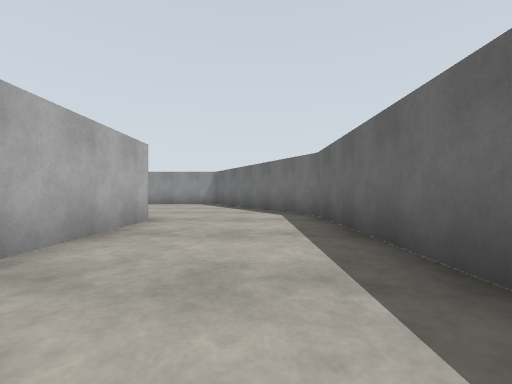
[1] (above)

24 first-person views from a walk through a world built for the Gazebo simulator. The camera is 0.94 m above the floor, looks level and sees 90° across. The floor is counted in squares, 2 m on a side. Each view is taken from the middle of a square. On the plan, view 1 faces up. The plan holds only what a view shows up to about 9 squares ahead; the rest is blank. The place goes on beyond the plan.

[2]
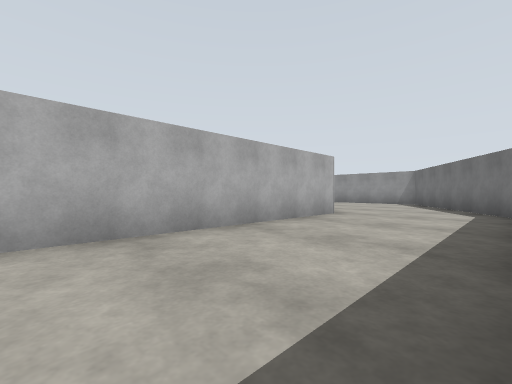

[3]
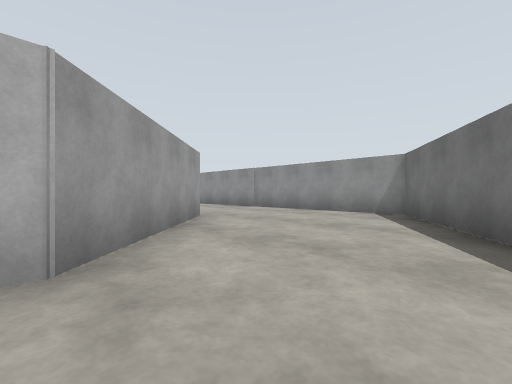

[4]
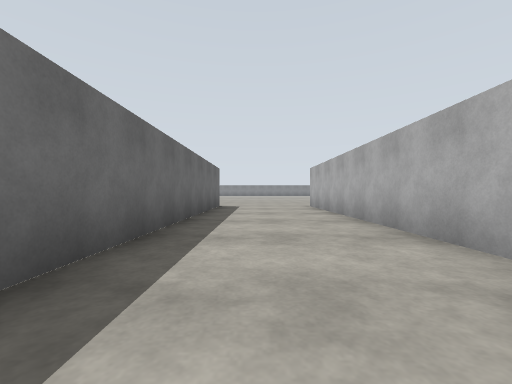

[5]
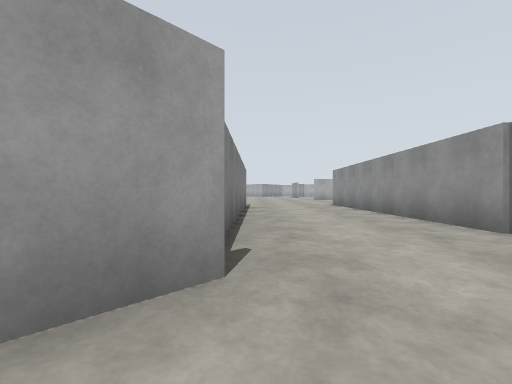

[6]
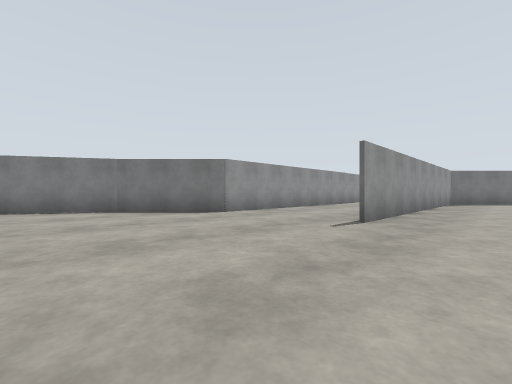

[7]
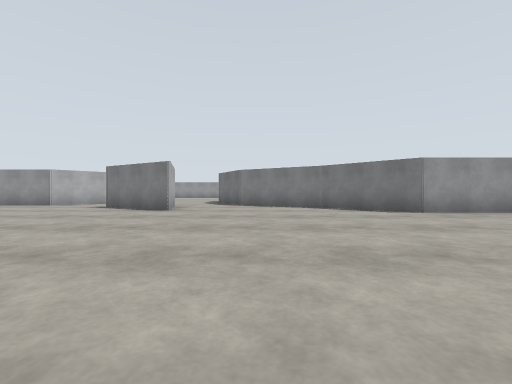

[8]
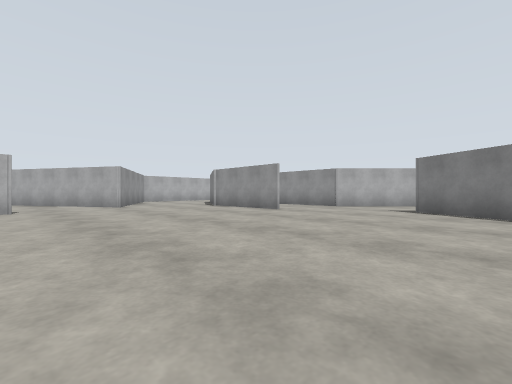

[9]
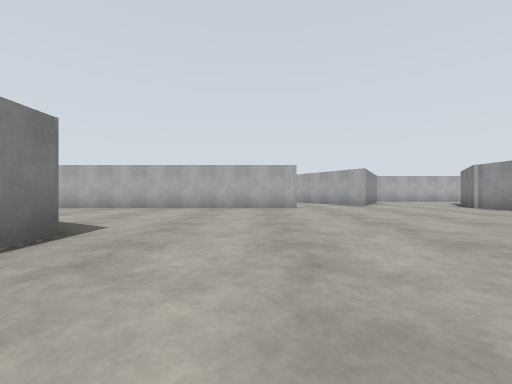

[10]
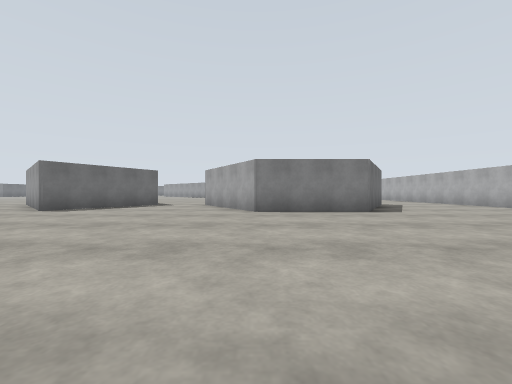

[11]
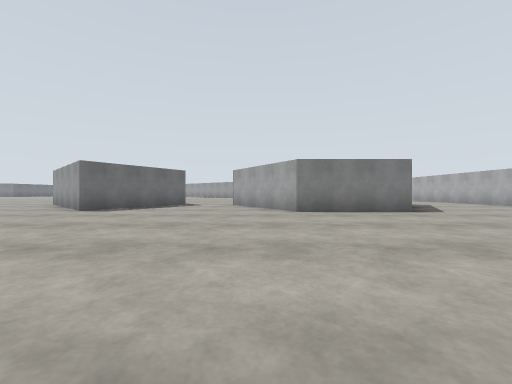

[12]
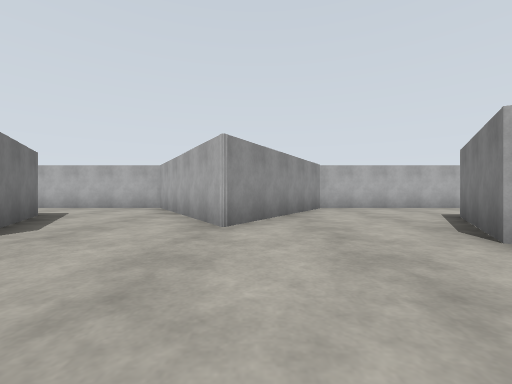

[13]
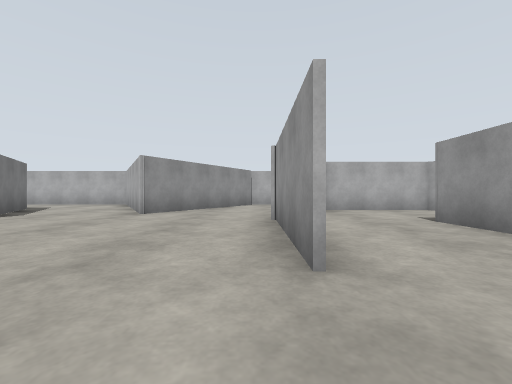

[14]
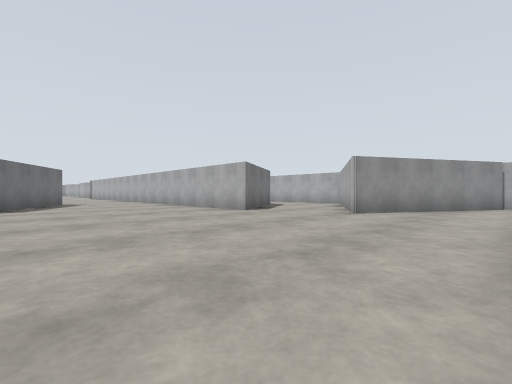

[15]
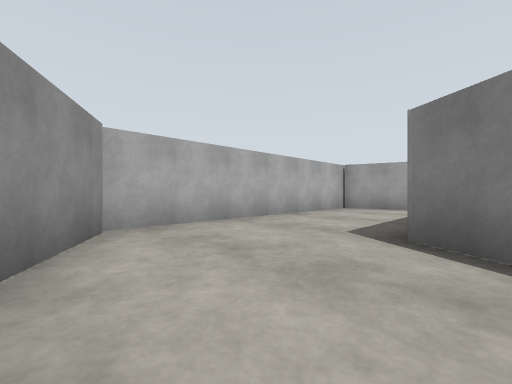

[16]
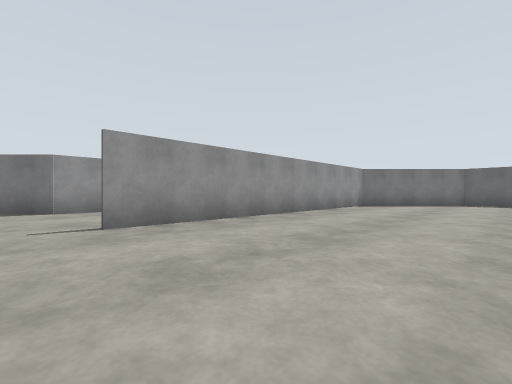

[17]
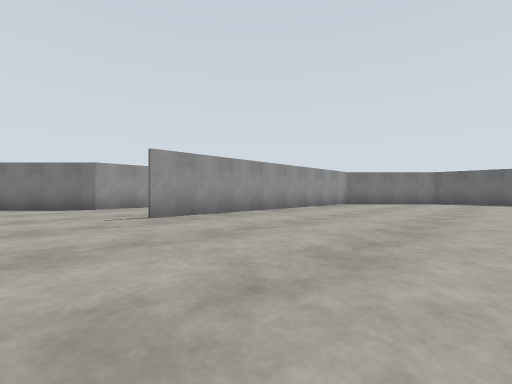

[18]
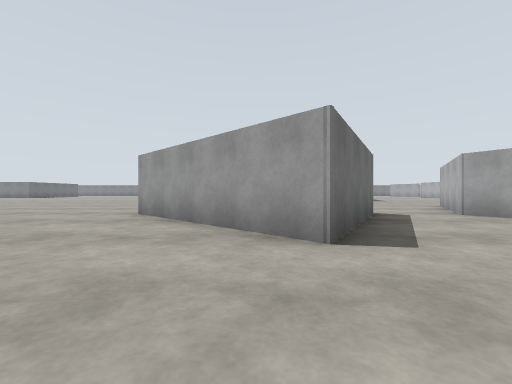

[19]
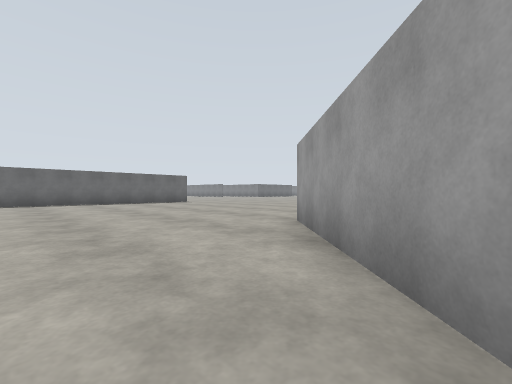

[20]
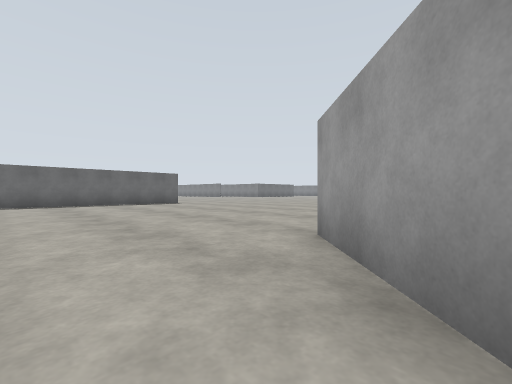

[21]
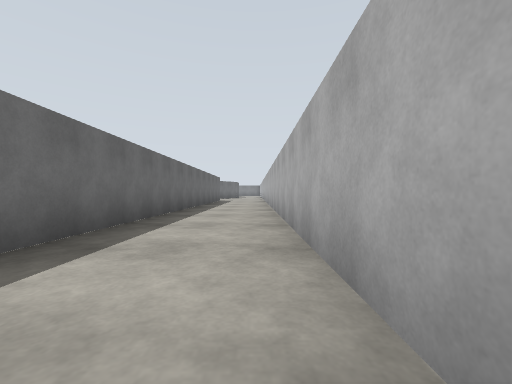

[22]
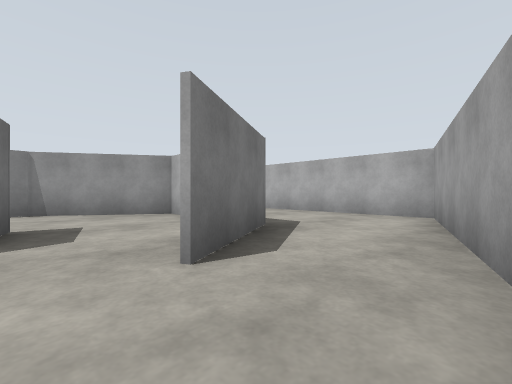

[23]
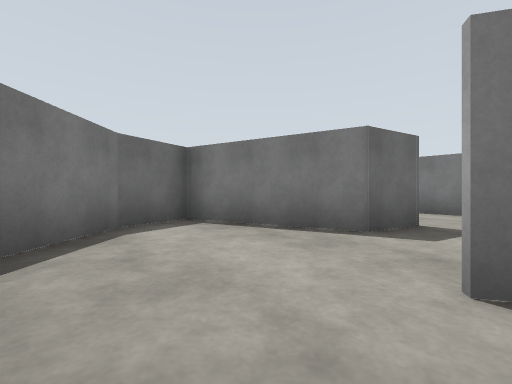

[24]
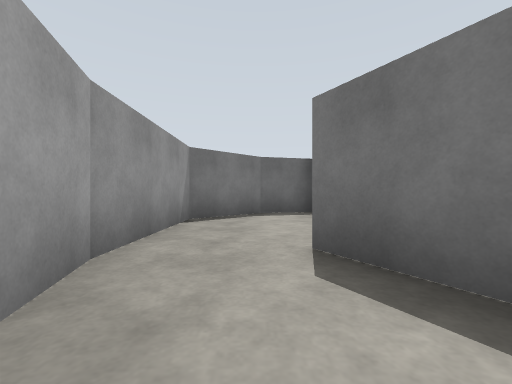

### Floor plan
Points are (right, up) in squares from view 1. A wall is a line through its corners. A room is listed if a view was taken in it or the views show most of it. See-through windows are left out.
Room 1 (views 1, 2, 3, 4)
walls: (-1.8, 4.2) (-1.8, -1.5); (1.2, -1.5) (1.2, 5.1) (0.7, 6)
ways out: opening at (-1, 5) to room 2
Room 2 (views 5, 6, 7, 8, 9, 10, 11, 12, 13, 14, 16, 17, 18, 19, 20, 21)
walls: (-11.3, 6.7) (-5.8, 6.7); (-18.1, 10.4) (-20.6, 11.8); (-15.4, -1.3) (-13.7, 1.7) (-10.5, -1.5); (-18.7, 12.4) (-18.2, 10.7); (-23.5, 10.3) (-26.4, 10.3); (-23.5, -1.2) (-21.7, 1.9) (-19, 1.9) (-17.2, -1.3); (-23.1, 12.9) (-26.1, 12.9); (-4.5, 6.9) (-1.8, 4.2); (-27.4, 7.6) (-31.5, 5.2) (-31.5, -1.2); (-26.4, 10.4) (-25.5, 10.4); (-27, 10.8) (-26.2, 10.3); (-29.1, 3.6) (-26.4, 5.2) (-26.4, -1.5); (-29.1, -1.5) (-29.1, 3.1); (-1.9, -1.5) (-1.9, 4.2) (-4.3, 6.6) (-12.1, 6.6); (0.7, 6) (-1.5, 9.8) (-12.3, 9.8) (-14, 11.6) (-16.5, 13)
ways out: opening at (-1, 5) to room 1; opening at (-28, 9) to room 3; opening at (-27, 12) to room 5; opening at (-21.5, 12)
Room 3 (views 15, 24)
walls: (-28.7, 14.5) (-26.8, 15.6); (-26.2, 10.2) (-28.8, 11.8); (-27.2, 17.2) (-31.5, 16) (-31.5, 9.9) (-27.4, 7.6)
ways out: opening at (-28, 9) to room 2; opening at (-27, 16) to room 4
Room 4 (views 22, 23)
walls: (-26.1, 12.9) (-25.8, 13.9) (-23, 14.7) (-23.3, 15.9) (-24.6, 17.1) (-27.2, 17.1)
ways out: opening at (-27, 16) to room 3; opening at (-26, 14) to room 5
Room 5 (no view inside)
walls: (-28.6, 14.5) (-28.6, 11.8) (-27, 10.8)
ways out: opening at (-27, 12) to room 2; opening at (-26, 14) to room 4

Positions as (right, up) in squares from view 1, and headings:
1: (0, 0), facing up
2: (1, -1), facing up-left
3: (0, 4), facing up-left
4: (0, 4), facing down
5: (-3, 7), facing left
6: (-16, 5), facing up-right
7: (-16, 4), facing up
8: (-19, 5), facing up-left
9: (-19, 4), facing left
10: (-19, 8), facing down
11: (-18, 8), facing down
12: (-24, 8), facing left
13: (-22, 10), facing left
14: (-22, 10), facing down-left
15: (-28, 9), facing up-left
16: (-13, 3), facing up-right
17: (-14, 2), facing up-right
18: (-13, 4), facing down
19: (-13, 2), facing down-right
20: (-12, 1), facing down-right
21: (-31, 5), facing down
22: (-26, 17), facing down-left
23: (-27, 17), facing down-right
24: (-29, 16), facing right
